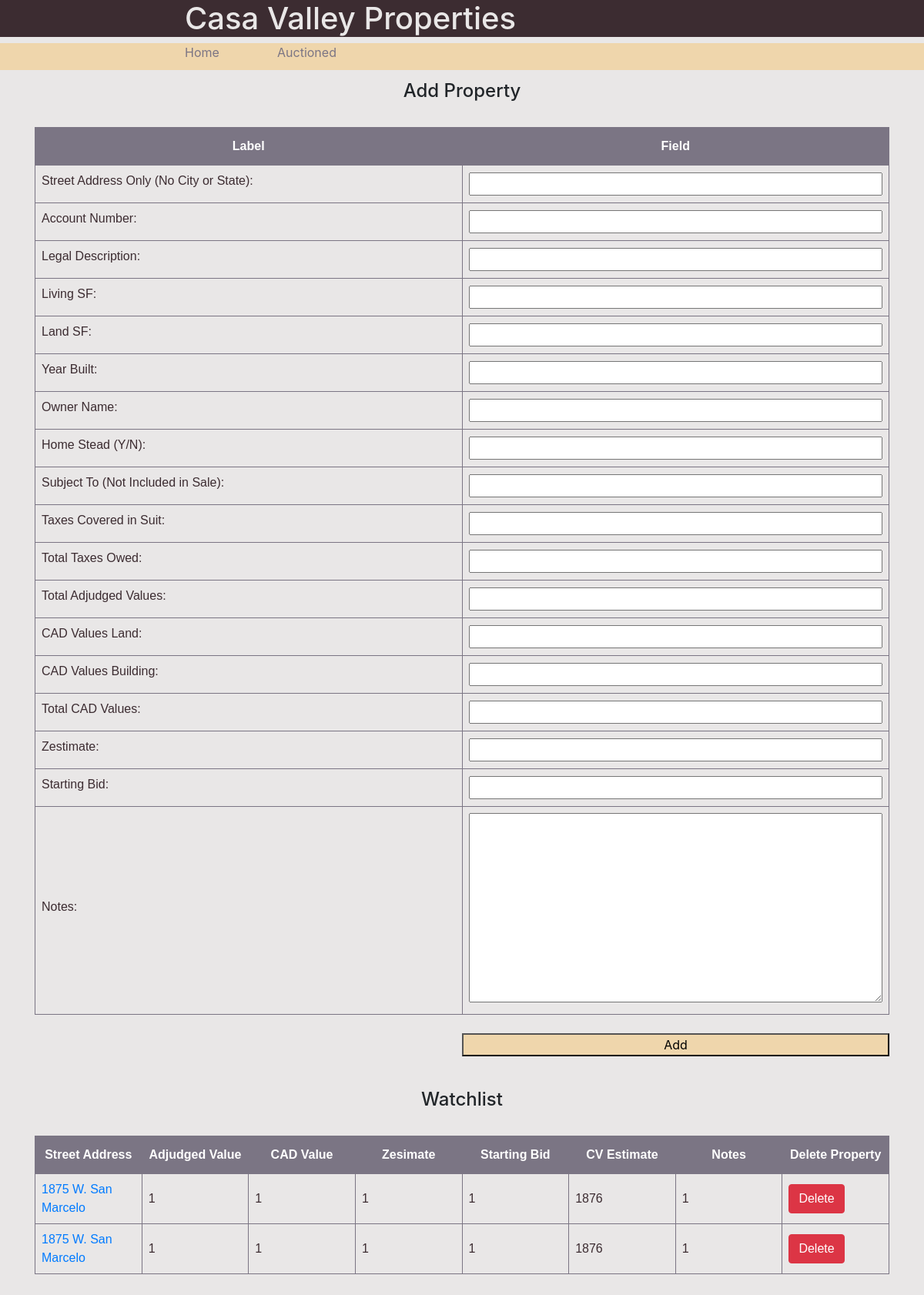
The app's page / (signed in) with its own data.
### properties/models.py (models this page shows)
class Property(models.Model):
    zillowID = models.CharField(max_length=50, null=True)
    address = models.CharField(max_length=50, null=True)
    city = models.CharField(max_length=50, null=True)
    state = models.CharField(max_length=50, null=True)
    account = models.CharField(max_length=50, null=True)
    legalDescription = models.CharField(max_length=100, null=True)
    livingSF = models.IntegerField(null=True)
    landSF = models.IntegerField(null=True)
    yearBuilt = models.IntegerField(null=True)
    age = models.IntegerField(null=True)
    ownerName = models.CharField(max_length=100, null=True)
    homeStead = models.CharField(max_length=50, null=True)
    subjectToNotIncludedInSale = models.IntegerField(null=True)
    taxesCoveredInSuit = models.IntegerField(null=True)
    totalTaxesOwed = models.IntegerField(null=True)
    valuesAdjudged = models.IntegerField(null=True)
    valuesLandCAD = models.IntegerField(null=True)
    valuesBldgCAD = models.IntegerField(null=True)
    valuesCAD = models.IntegerField(null=True)
    startingBid = models.IntegerField(null=True)
    notes = models.TextField(null=True)
    finalBid = models.IntegerField(null=True)
    cancelledBid = models.IntegerField(null=True)
    cvEstimate = models.IntegerField(null=True)
    zestimate = models.IntegerField(null=True)

### properties/views.py (the view, shortened to what this page needs)
# urls.py: path('', views.Home, name='home'),
def Home(request):
    form = PropertyForm()
    form.fields['finalBid'].widget = HiddenInput()
    properties = Property.objects.filter(finalBid__isnull=True)
    return render(request, 'home.html', {'form': form, 'properties': properties})

### templates/home.html (shortened to what this page needs)
{% extends 'base.html' %}
{% block content %}
{% if user.is_authenticated %}
<div>
  <br><br>
  <h4 class="header">Add Property</h4><br>
  <form method="post">
    <table class="add_property">
      <div class="fieldWrapper">
        <tr>
          <th>Label</th>
          <th>Field</th>
        </tr>
        {% for field in form.visible_fields %}
        <tr>
          <td>
            {{ field.label_tag }}
          </td>
          <td class="input_column">
            {{ field }}
          </td>
        </tr>
        {% endfor %}
      </div>
    </table>
    <br>
    <button id='add_button' name='add' type='submit'>Add</button>
    <br>
  </form>
</div>
<br><br>
  <h4 class="header" id="watchlist">Watchlist</h4><br>
<table class="add_property">
  <tr>
    <th>Street Address</th>
    <th>Adjudged Value</th>
    <th>CAD Value</th>
    <th>Zesimate</th>
    <th>Starting Bid</th>
    <th>CV Estimate</th>
    <th>Notes</th>
    <th>Delete Property</th>
  </tr>
  {% for property in properties %}
  <tr>
    <td><a href="/home/{{property.pk}}#details">{{property.address}}</a></td>
    <td>{{property.valuesAdjudged}}</td>
    <td>{{property.valuesCAD}}</td>
    <td>{{property.zestimate}}</td>
    <td>{{property.startingBid}}</td>
    <td>{{property.cvEstimate}}</td>
    <td>{{property.notes}}</td>
<td>
    <form action="/home/delete/{{property.pk}}#watchlist"  method="POST">
      <input class="btn btn-default btn-danger" name="home"  type="submit" value="Delete">
    </form>
</td>
  </tr>
  {% endfor %}
</table>
{% else %}
  <p>You are not logged in</p>
  <a href="{% url 'login' %}">login</a>
{% endif %}
<br>
<br>
<br>
<br>
{% endblock %}

### templates/base.html (shortened to what this page needs)
<!DOCTYPE html>
{% load static %}
<html>
<head>
  <link rel="stylesheet" href="https://stackpath.bootstrapcdn.com/bootstrap/4.3.1/css/bootstrap.min.css"
>
</head>
<body>
  <main>
      <div id="background">
          <div id="nav-left-space-title">
          </div>
          <div id="nav-title">
              <h1>Casa Valley Properties</h1>
          </div>
          <div id="nav-left-space-links">
          </div>
          <div><a class = 'nav-links' href="{% url 'home' %}">Home</a>
          </div>
          <div><a class = 'nav-links' href="{% url 'auctioned' %}">Auctioned</a>
          </div>
          <div id="nav-right-space-links">
          </div>
          <div class =container>
            {% block content %}
            {% endblock %}
          </div>
        </div>
  </main>
</body>
</html>

### templates/base.html (style rules this page uses)
#background { background-color: #E9E7E7; }
#nav-left-space-title { height: 20px; width: 20%; background-color: #3C2C31; float:left; clear:none; }
#nav-title { color: #E9E7E7; background-color: #3C2C31; width: 100%; clear:none; }
#nav-left-space-links { height: 35px; width: 20%; background-color: #EFD6AC; float:left; clear:none; }
.nav-links { color: #7B7584; background-color: #EFD6AC; float:left; clear:none; width: 10%; height: 35px; vertical-align: sub; }
#nav-right-space-links { height: 20px; background-color: #EFD6AC; float:left; clear:none; width:60%; height: 35px; }
.header { width:100%; text-align:center; }
.add_property { font-family: "Trebuchet MS", Arial, Helvetica, sans-serif; border-collapse: collapse; width: 100%; color: #3C2C31; ; }
.add_property td, .add_property th { border: 1px solid #7B7584; padding: 8px; width:12.5%; }
.add_property th { padding-top: 12px; padding-bottom: 12px; text-align: center; background-color: #7B7584; color: white; }
.input_column * { width:100%; }
#add_button { width: 50%; float: right; background-color: #EFD6AC; display: block; }

### records on screen
Property: address "1875 W. San Marcelo", valuesAdjudged "1", valuesCAD "1", zestimate "1", startingBid "1", cvEstimate "1876", notes "1"
Property: address "1875 W. San Marcelo", valuesAdjudged "1", valuesCAD "1", zestimate "1", startingBid "1", cvEstimate "1876", notes "1"

### other values on screen
{{ field.label_tag }} "Street Address Only (No City or State):" "Account Number:" "Legal Description:" "Living SF:" "Land SF:" "Year Built:" "Owner Name:" "Home Stead (Y/N):" "Subject To (Not Included in Sale):" "Taxes Covered in Suit:" "Total Taxes Owed:" "Total Adjudged Values:" "CAD Values Land:" "CAD Values Building:" "Total CAD Values:" "Zestimate:" "Starting Bid:" "Notes:"
